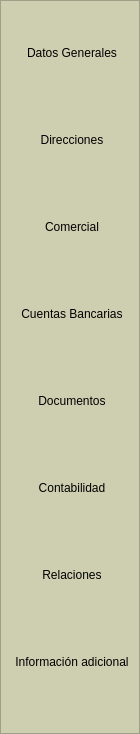
    <widget class="QFrame" name="frameButtons">
     <property name="sizePolicy">
      <sizepolicy hsizetype="Preferred" vsizetype="Expanding">
       <horstretch>0</horstretch>
       <verstretch>0</verstretch>
      </sizepolicy>
     </property>
     <property name="minimumSize">
      <size>
       <width>140</width>
       <height>450</height>
      </size>
     </property>
     <property name="maximumSize">
      <size>
       <width>135</width>
       <height>16777215</height>
      </size>
     </property>
     <property name="styleSheet">
      <string notr="true">background: #CECFB0</string>
     </property>
     <property name="frameShape">
      <enum>QFrame::StyledPanel</enum>
     </property>
     <property name="frameShadow">
      <enum>QFrame::Raised</enum>
     </property>
     <layout class="QVBoxLayout" name="verticalLayout">
      <item>
       <widget class="QToolButton" name="tbDatos">
        <property name="sizePolicy">
         <sizepolicy hsizetype="Preferred" vsizetype="Fixed">
          <horstretch>0</horstretch>
          <verstretch>0</verstretch>
         </sizepolicy>
        </property>
        <property name="minimumSize">
         <size>
          <width>120</width>
          <height>81</height>
         </size>
        </property>
        <property name="maximumSize">
         <size>
          <width>111</width>
          <height>81</height>
         </size>
        </property>
        <property name="focusPolicy">
         <enum>Qt::NoFocus</enum>
        </property>
        <property name="toolTip">
         <string>Presenta la ficha con la información general de esta entidad</string>
        </property>
        <property name="statusTip">
         <string>Presenta la ficha con la información general de esta entidad</string>
        </property>
        <property name="whatsThis">
         <string>Presenta la ficha con la información general de esta entidad</string>
        </property>
        <property name="text">
         <string>Datos Generales</string>
        </property>
        <property name="icon">
         <iconset resource="../var/home/david/src/alepherp/trunk/src/modules/es.alephsistemas.gestion.common/modules.qrc">
          <normaloff>:/images/commons/clientes.png</normaloff>:/images/commons/clientes.png</iconset>
        </property>
        <property name="iconSize">
         <size>
          <width>48</width>
          <height>48</height>
         </size>
        </property>
        <property name="checkable">
         <bool>true</bool>
        </property>
        <property name="autoExclusive">
         <bool>true</bool>
        </property>
        <property name="toolButtonStyle">
         <enum>Qt::ToolButtonTextUnderIcon</enum>
        </property>
        <property name="autoRaise">
         <bool>true</bool>
        </property>
       </widget>
      </item>
      <item>
       <widget class="QToolButton" name="tbDirecciones">
        <property name="sizePolicy">
         <sizepolicy hsizetype="Preferred" vsizetype="Fixed">
          <horstretch>0</horstretch>
          <verstretch>0</verstretch>
         </sizepolicy>
        </property>
        <property name="minimumSize">
         <size>
          <width>120</width>
          <height>81</height>
         </size>
        </property>
        <property name="maximumSize">
         <size>
          <width>111</width>
          <height>81</height>
         </size>
        </property>
        <property name="focusPolicy">
         <enum>Qt::NoFocus</enum>
        </property>
        <property name="toolTip">
         <string>Permite editar las diferentes direcciones de sucursales de la entidad.</string>
        </property>
        <property name="statusTip">
         <string>Permite editar las diferentes direcciones de sucursales de la entidad.</string>
        </property>
        <property name="whatsThis">
         <string>Permite editar las diferentes direcciones de sucursales de la entidad.</string>
        </property>
        <property name="text">
         <string>Direcciones</string>
        </property>
        <property name="icon">
         <iconset resource="../var/home/david/src/alepherp/trunk/src/modules/es.alephsistemas.gestion.common/modules.qrc">
          <normaloff>:/images/commons/direcciones.png</normaloff>:/images/commons/direcciones.png</iconset>
        </property>
        <property name="iconSize">
         <size>
          <width>48</width>
          <height>48</height>
         </size>
        </property>
        <property name="checkable">
         <bool>true</bool>
        </property>
        <property name="autoExclusive">
         <bool>true</bool>
        </property>
        <property name="toolButtonStyle">
         <enum>Qt::ToolButtonTextUnderIcon</enum>
        </property>
        <property name="autoRaise">
         <bool>true</bool>
        </property>
       </widget>
      </item>
      <item>
       <widget class="QToolButton" name="tbComercial">
        <property name="sizePolicy">
         <sizepolicy hsizetype="Preferred" vsizetype="Fixed">
          <horstretch>0</horstretch>
          <verstretch>0</verstretch>
         </sizepolicy>
        </property>
        <property name="minimumSize">
         <size>
          <width>120</width>
          <height>81</height>
         </size>
        </property>
        <property name="maximumSize">
         <size>
          <width>111</width>
          <height>81</height>
         </size>
        </property>
        <property name="focusPolicy">
         <enum>Qt::NoFocus</enum>
        </property>
        <property name="toolTip">
         <string>Acceso a información de formas de pago, series de facturación, comercial...</string>
        </property>
        <property name="statusTip">
         <string>Acceso a información de formas de pago, series de facturación, comercial...</string>
        </property>
        <property name="whatsThis">
         <string>Acceso a información de formas de pago, series de facturación, comercial...</string>
        </property>
        <property name="text">
         <string>Comercial</string>
        </property>
        <property name="icon">
         <iconset resource="../var/home/david/src/alepherp/trunk/src/modules/es.alephsistemas.gestion.common/modules.qrc">
          <normaloff>:/images/commons/estadisticas.png</normaloff>:/images/commons/estadisticas.png</iconset>
        </property>
        <property name="iconSize">
         <size>
          <width>48</width>
          <height>48</height>
         </size>
        </property>
        <property name="checkable">
         <bool>true</bool>
        </property>
        <property name="autoExclusive">
         <bool>true</bool>
        </property>
        <property name="toolButtonStyle">
         <enum>Qt::ToolButtonTextUnderIcon</enum>
        </property>
        <property name="autoRaise">
         <bool>true</bool>
        </property>
       </widget>
      </item>
      <item>
       <widget class="QToolButton" name="tbCuentasBancarias">
        <property name="sizePolicy">
         <sizepolicy hsizetype="Preferred" vsizetype="Fixed">
          <horstretch>0</horstretch>
          <verstretch>0</verstretch>
         </sizepolicy>
        </property>
        <property name="minimumSize">
         <size>
          <width>120</width>
          <height>81</height>
         </size>
        </property>
        <property name="maximumSize">
         <size>
          <width>111</width>
          <height>81</height>
         </size>
        </property>
        <property name="focusPolicy">
         <enum>Qt::NoFocus</enum>
        </property>
        <property name="toolTip">
         <string>Permite editar las cuentas bancarias asociadas a esta entidad.</string>
        </property>
        <property name="statusTip">
         <string>Permite editar las cuentas bancarias asociadas a esta entidad.</string>
        </property>
        <property name="whatsThis">
         <string>Permite editar las cuentas bancarias asociadas a esta entidad.</string>
        </property>
        <property name="text">
         <string>Cuentas Bancarias</string>
        </property>
        <property name="icon">
         <iconset resource="../var/home/david/src/alepherp/trunk/src/modules/es.alephsistemas.gestion.common/modules.qrc">
          <normaloff>:/images/commons/presupuesto_guardado.png</normaloff>:/images/commons/presupuesto_guardado.png</iconset>
        </property>
        <property name="iconSize">
         <size>
          <width>48</width>
          <height>48</height>
         </size>
        </property>
        <property name="checkable">
         <bool>true</bool>
        </property>
        <property name="autoExclusive">
         <bool>true</bool>
        </property>
        <property name="toolButtonStyle">
         <enum>Qt::ToolButtonTextUnderIcon</enum>
        </property>
        <property name="autoRaise">
         <bool>true</bool>
        </property>
       </widget>
      </item>
      <item>
       <widget class="QToolButton" name="tbDocumentos">
        <property name="sizePolicy">
         <sizepolicy hsizetype="Preferred" vsizetype="Fixed">
          <horstretch>0</horstretch>
          <verstretch>0</verstretch>
         </sizepolicy>
        </property>
        <property name="minimumSize">
         <size>
          <width>120</width>
          <height>81</height>
         </size>
        </property>
        <property name="maximumSize">
         <size>
          <width>111</width>
          <height>81</height>
         </size>
        </property>
        <property name="focusPolicy">
         <enum>Qt::NoFocus</enum>
        </property>
        <property name="toolTip">
         <string>Acceso a los diferentes documentos generados para este cliente: Presupuestos, Albaranes, Facturas...</string>
        </property>
        <property name="statusTip">
         <string>Acceso a los diferentes documentos generados para este cliente: Presupuestos, Albaranes, Facturas...</string>
        </property>
        <property name="whatsThis">
         <string>Acceso a los diferentes documentos generados para este cliente: Presupuestos, Albaranes, Facturas...</string>
        </property>
        <property name="text">
         <string>Documentos</string>
        </property>
        <property name="icon">
         <iconset resource="../var/home/david/src/alepherp/trunk/src/modules/es.alephsistemas.gestion.common/modules.qrc">
          <normaloff>:/images/commons/documentos.png</normaloff>:/images/commons/documentos.png</iconset>
        </property>
        <property name="iconSize">
         <size>
          <width>48</width>
          <height>48</height>
         </size>
        </property>
        <property name="checkable">
         <bool>true</bool>
        </property>
        <property name="autoExclusive">
         <bool>true</bool>
        </property>
        <property name="toolButtonStyle">
         <enum>Qt::ToolButtonTextUnderIcon</enum>
        </property>
        <property name="autoRaise">
         <bool>true</bool>
        </property>
       </widget>
      </item>
      <item>
       <widget class="QToolButton" name="tbContabilidad">
        <property name="sizePolicy">
         <sizepolicy hsizetype="Preferred" vsizetype="Fixed">
          <horstretch>0</horstretch>
          <verstretch>0</verstretch>
         </sizepolicy>
        </property>
        <property name="minimumSize">
         <size>
          <width>120</width>
          <height>81</height>
         </size>
        </property>
        <property name="maximumSize">
         <size>
          <width>111</width>
          <height>81</height>
         </size>
        </property>
        <property name="focusPolicy">
         <enum>Qt::NoFocus</enum>
        </property>
        <property name="toolTip">
         <string>Acceda a los datos contables.</string>
        </property>
        <property name="statusTip">
         <string>Acceda a los datos contables.</string>
        </property>
        <property name="whatsThis">
         <string>Acceda a los datos contables.</string>
        </property>
        <property name="text">
         <string>Contabilidad</string>
        </property>
        <property name="icon">
         <iconset resource="../var/home/david/src/alepherp/trunk/src/modules/es.alephsistemas.gestion.common/modules.qrc">
          <normaloff>:/images/commons/contabilidad.png</normaloff>:/images/commons/contabilidad.png</iconset>
        </property>
        <property name="iconSize">
         <size>
          <width>48</width>
          <height>48</height>
         </size>
        </property>
        <property name="checkable">
         <bool>true</bool>
        </property>
        <property name="autoExclusive">
         <bool>true</bool>
        </property>
        <property name="toolButtonStyle">
         <enum>Qt::ToolButtonTextUnderIcon</enum>
        </property>
        <property name="autoRaise">
         <bool>true</bool>
        </property>
       </widget>
      </item>
      <item>
       <widget class="QToolButton" name="tbRelaciones">
        <property name="sizePolicy">
         <sizepolicy hsizetype="Preferred" vsizetype="Fixed">
          <horstretch>0</horstretch>
          <verstretch>0</verstretch>
         </sizepolicy>
        </property>
        <property name="minimumSize">
         <size>
          <width>120</width>
          <height>81</height>
         </size>
        </property>
        <property name="maximumSize">
         <size>
          <width>111</width>
          <height>81</height>
         </size>
        </property>
        <property name="focusPolicy">
         <enum>Qt::NoFocus</enum>
        </property>
        <property name="toolTip">
         <string>Acceda a los datos contables.</string>
        </property>
        <property name="statusTip">
         <string>Acceda a los datos contables.</string>
        </property>
        <property name="whatsThis">
         <string>Acceda a los datos contables.</string>
        </property>
        <property name="text">
         <string>Relaciones</string>
        </property>
        <property name="icon">
         <iconset resource="../var/home/david/src/alepherp/trunk/src/modules/es.alephsistemas.gestion.common/modules.qrc">
          <normaloff>:/images/commons/relaciones.png</normaloff>:/images/commons/relaciones.png</iconset>
        </property>
        <property name="iconSize">
         <size>
          <width>48</width>
          <height>48</height>
         </size>
        </property>
        <property name="checkable">
         <bool>true</bool>
        </property>
        <property name="autoExclusive">
         <bool>true</bool>
        </property>
        <property name="toolButtonStyle">
         <enum>Qt::ToolButtonTextUnderIcon</enum>
        </property>
        <property name="autoRaise">
         <bool>true</bool>
        </property>
       </widget>
      </item>
      <item>
       <widget class="QToolButton" name="tbInfoAdicional">
        <property name="sizePolicy">
         <sizepolicy hsizetype="Preferred" vsizetype="Fixed">
          <horstretch>0</horstretch>
          <verstretch>0</verstretch>
         </sizepolicy>
        </property>
        <property name="minimumSize">
         <size>
          <width>120</width>
          <height>81</height>
         </size>
        </property>
        <property name="maximumSize">
         <size>
          <width>111</width>
          <height>81</height>
         </size>
        </property>
        <property name="focusPolicy">
         <enum>Qt::NoFocus</enum>
        </property>
        <property name="toolTip">
         <string>Acceda a los datos contables.</string>
        </property>
        <property name="statusTip">
         <string>Acceda a los datos contables.</string>
        </property>
        <property name="whatsThis">
         <string>Acceda a los datos contables.</string>
        </property>
        <property name="text">
         <string>Información adicional</string>
        </property>
        <property name="icon">
         <iconset resource="../var/home/david/src/alepherp/trunk/src/lib/daobusiness/resources/resources.qrc">
          <normaloff>:/generales/images/relatedelements.png</normaloff>:/generales/images/relatedelements.png</iconset>
        </property>
        <property name="iconSize">
         <size>
          <width>48</width>
          <height>48</height>
         </size>
        </property>
        <property name="checkable">
         <bool>true</bool>
        </property>
        <property name="autoExclusive">
         <bool>true</bool>
        </property>
        <property name="toolButtonStyle">
         <enum>Qt::ToolButtonTextUnderIcon</enum>
        </property>
        <property name="autoRaise">
         <bool>true</bool>
        </property>
       </widget>
      </item>
      <item>
       <spacer name="verticalSpacer">
        <property name="orientation">
         <enum>Qt::Vertical</enum>
        </property>
        <property name="sizeHint" stdset="0">
         <size>
          <width>20</width>
          <height>20</height>
         </size>
        </property>
       </spacer>
      </item>
     </layout>
    </widget>
